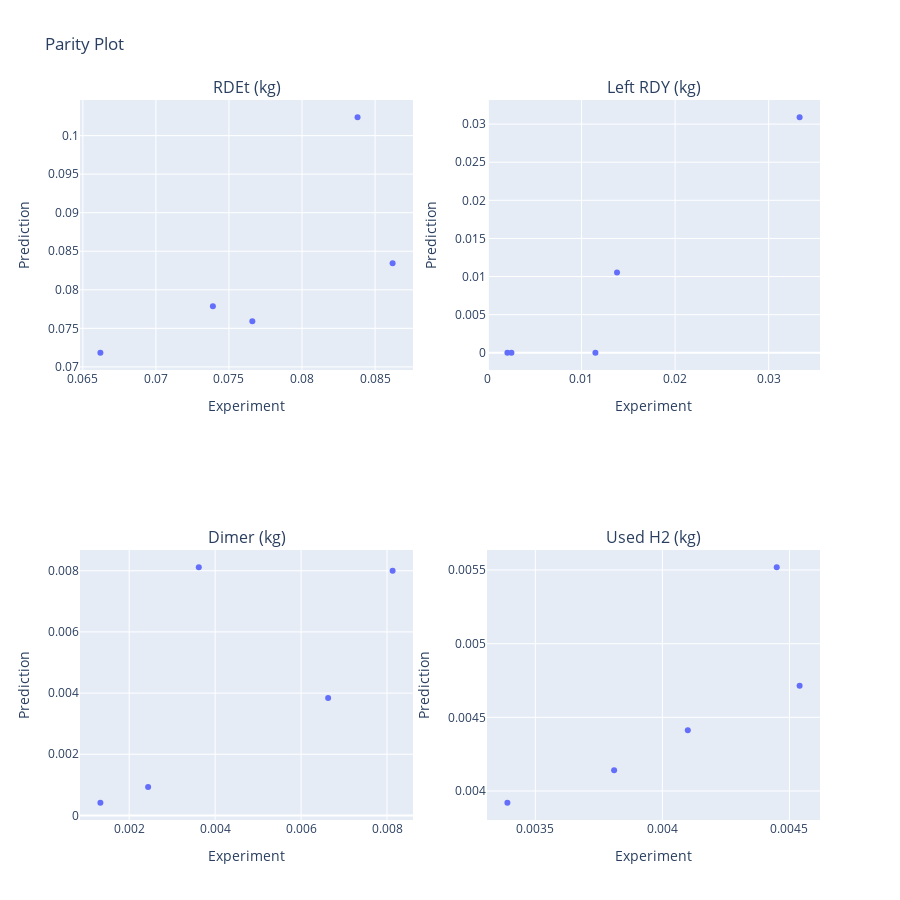

Here is the notebook cell this chart was saved with:
### Code cell
# again, plot parity results and find that model with constant solid saturation concentration is inferior
# this suggests that RDY dissolution is more reasonable to be related to the concentration of RDEt
cal_kinetics_params = {k: v for k, v in cal_params.items() if k in hydrogenation.kinetics_params()}
cal_transport_params = {k: v for k, v in cal_params.items() if k in hydrogenation.transport_params()}
hydrogenation.plot_simulation_parity(exp_dataset, kinetics_params=cal_kinetics_params, transport_params=cal_transport_params)

### Figure 1 — Plotly figure (JSON) as saved in the notebook; plotly's stock layout.template omitted (floating-point values rounded to 4 significant figures)
{"data": [{"hovertemplate": "Experiment=%{x}<br>Prediction=%{y}<extra></extra>", "legendgroup": "", "marker": {"color": "#636efa", "symbol": "circle"}, "mode": "markers", "name": "", "orientation": "v", "showlegend": false, "type": "scatter", "x": [0.0662, 0.0838, 0.0862, 0.0739, 0.0766], "xaxis": "x", "y": [0.07183, 0.1024, 0.08345, 0.07788, 0.07592], "yaxis": "y"}, {"hovertemplate": "Experiment=%{x}<br>Prediction=%{y}<extra></extra>", "legendgroup": "", "marker": {"color": "#636efa", "symbol": "circle"}, "mode": "markers", "name": "", "orientation": "v", "showlegend": false, "type": "scatter", "x": [0.0333, 0.01149, 0.00252, 0.00209, 0.0138], "xaxis": "x2", "y": [0.0309, 1e-06, 1e-06, 1e-06, 0.01054], "yaxis": "y2"}, {"hovertemplate": "Experiment=%{x}<br>Prediction=%{y}<extra></extra>", "legendgroup": "", "marker": {"color": "#636efa", "symbol": "circle"}, "mode": "markers", "name": "", "orientation": "v", "showlegend": false, "type": "scatter", "x": [0.00244, 0.00663, 0.00362, 0.00813, 0.00133], "xaxis": "x3", "y": [0.0009313, 0.003838, 0.008115, 0.008, 0.0004139], "yaxis": "y3"}, {"hovertemplate": "Experiment=%{x}<br>Prediction=%{y}<extra></extra>", "legendgroup": "", "marker": {"color": "#636efa", "symbol": "circle"}, "mode": "markers", "name": "", "orientation": "v", "showlegend": false, "type": "scatter", "x": [0.00339, 0.00445, 0.00454, 0.0041, 0.00381], "xaxis": "x4", "y": [0.00392, 0.005519, 0.004714, 0.004412, 0.004141], "yaxis": "y4"}], "layout": {"annotations": [{"font": {"size": 16}, "showarrow": false, "text": "RDEt (kg)", "x": 0.225, "xanchor": "center", "xref": "paper", "y": 1, "yanchor": "bottom", "yref": "paper"}, {"font": {"size": 16}, "showarrow": false, "text": "Left RDY (kg)", "x": 0.775, "xanchor": "center", "xref": "paper", "y": 1, "yanchor": "bottom", "yref": "paper"}, {"font": {"size": 16}, "showarrow": false, "text": "Dimer (kg)", "x": 0.225, "xanchor": "center", "xref": "paper", "y": 0.375, "yanchor": "bottom", "yref": "paper"}, {"font": {"size": 16}, "showarrow": false, "text": "Used H2 (kg)", "x": 0.775, "xanchor": "center", "xref": "paper", "y": 0.375, "yanchor": "bottom", "yref": "paper"}], "height": 900, "title": {"text": "Parity Plot"}, "width": 900, "xaxis": {"anchor": "y", "domain": [0, 0.45], "title": {"text": "Experiment"}}, "xaxis2": {"anchor": "y2", "domain": [0.55, 1], "title": {"text": "Experiment"}}, "xaxis3": {"anchor": "y3", "domain": [0, 0.45], "title": {"text": "Experiment"}}, "xaxis4": {"anchor": "y4", "domain": [0.55, 1], "title": {"text": "Experiment"}}, "yaxis": {"anchor": "x", "domain": [0.625, 1], "title": {"text": "Prediction"}}, "yaxis2": {"anchor": "x2", "domain": [0.625, 1], "title": {"text": "Prediction"}}, "yaxis3": {"anchor": "x3", "domain": [0, 0.375], "title": {"text": "Prediction"}}, "yaxis4": {"anchor": "x4", "domain": [0, 0.375], "title": {"text": "Prediction"}}}}
